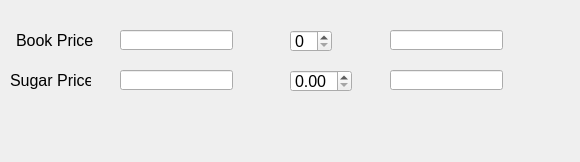
<?xml version="1.0" encoding="UTF-8"?>
<ui version="4.0">
 <class>Dialog</class>
 <widget class="QDialog" name="Dialog">
  <property name="geometry">
   <rect>
    <x>0</x>
    <y>0</y>
    <width>580</width>
    <height>162</height>
   </rect>
  </property>
  <property name="windowTitle">
   <string>Dialog</string>
  </property>
  <widget class="QLabel" name="label">
   <property name="geometry">
    <rect>
     <x>16</x>
     <y>30</y>
     <width>81</width>
     <height>20</height>
    </rect>
   </property>
   <property name="font">
    <font>
     <pointsize>12</pointsize>
    </font>
   </property>
   <property name="text">
    <string>Book Price</string>
   </property>
  </widget>
  <widget class="QLineEdit" name="lineEditBookPrice">
   <property name="geometry">
    <rect>
     <x>120</x>
     <y>30</y>
     <width>113</width>
     <height>20</height>
    </rect>
   </property>
   <property name="font">
    <font>
     <pointsize>12</pointsize>
    </font>
   </property>
  </widget>
  <widget class="QSpinBox" name="spinBoxBookQty">
   <property name="geometry">
    <rect>
     <x>290</x>
     <y>30</y>
     <width>42</width>
     <height>22</height>
    </rect>
   </property>
   <property name="font">
    <font>
     <pointsize>12</pointsize>
    </font>
   </property>
  </widget>
  <widget class="QLineEdit" name="lineEditBookAmount">
   <property name="geometry">
    <rect>
     <x>390</x>
     <y>30</y>
     <width>113</width>
     <height>20</height>
    </rect>
   </property>
   <property name="font">
    <font>
     <pointsize>12</pointsize>
    </font>
   </property>
  </widget>
  <widget class="QLabel" name="label_2">
   <property name="geometry">
    <rect>
     <x>10</x>
     <y>70</y>
     <width>81</width>
     <height>21</height>
    </rect>
   </property>
   <property name="font">
    <font>
     <pointsize>12</pointsize>
    </font>
   </property>
   <property name="text">
    <string>Sugar Price</string>
   </property>
  </widget>
  <widget class="QLineEdit" name="lineEditSugarPrice">
   <property name="geometry">
    <rect>
     <x>120</x>
     <y>70</y>
     <width>113</width>
     <height>20</height>
    </rect>
   </property>
   <property name="font">
    <font>
     <pointsize>12</pointsize>
    </font>
   </property>
  </widget>
  <widget class="QDoubleSpinBox" name="doubleSpinBoxSugarWeight">
   <property name="geometry">
    <rect>
     <x>290</x>
     <y>70</y>
     <width>62</width>
     <height>22</height>
    </rect>
   </property>
   <property name="font">
    <font>
     <pointsize>12</pointsize>
    </font>
   </property>
  </widget>
  <widget class="QLineEdit" name="lineEditSugarAmount">
   <property name="geometry">
    <rect>
     <x>390</x>
     <y>70</y>
     <width>113</width>
     <height>20</height>
    </rect>
   </property>
   <property name="font">
    <font>
     <pointsize>12</pointsize>
    </font>
   </property>
  </widget>
  <widget class="QLabel" name="labelTotalAmount">
   <property name="geometry">
    <rect>
     <x>396</x>
     <y>120</y>
     <width>121</width>
     <height>20</height>
    </rect>
   </property>
   <property name="font">
    <font>
     <pointsize>12</pointsize>
    </font>
   </property>
   <property name="text">
    <string/>
   </property>
  </widget>
 </widget>
 <resources/>
 <connections/>
</ui>
